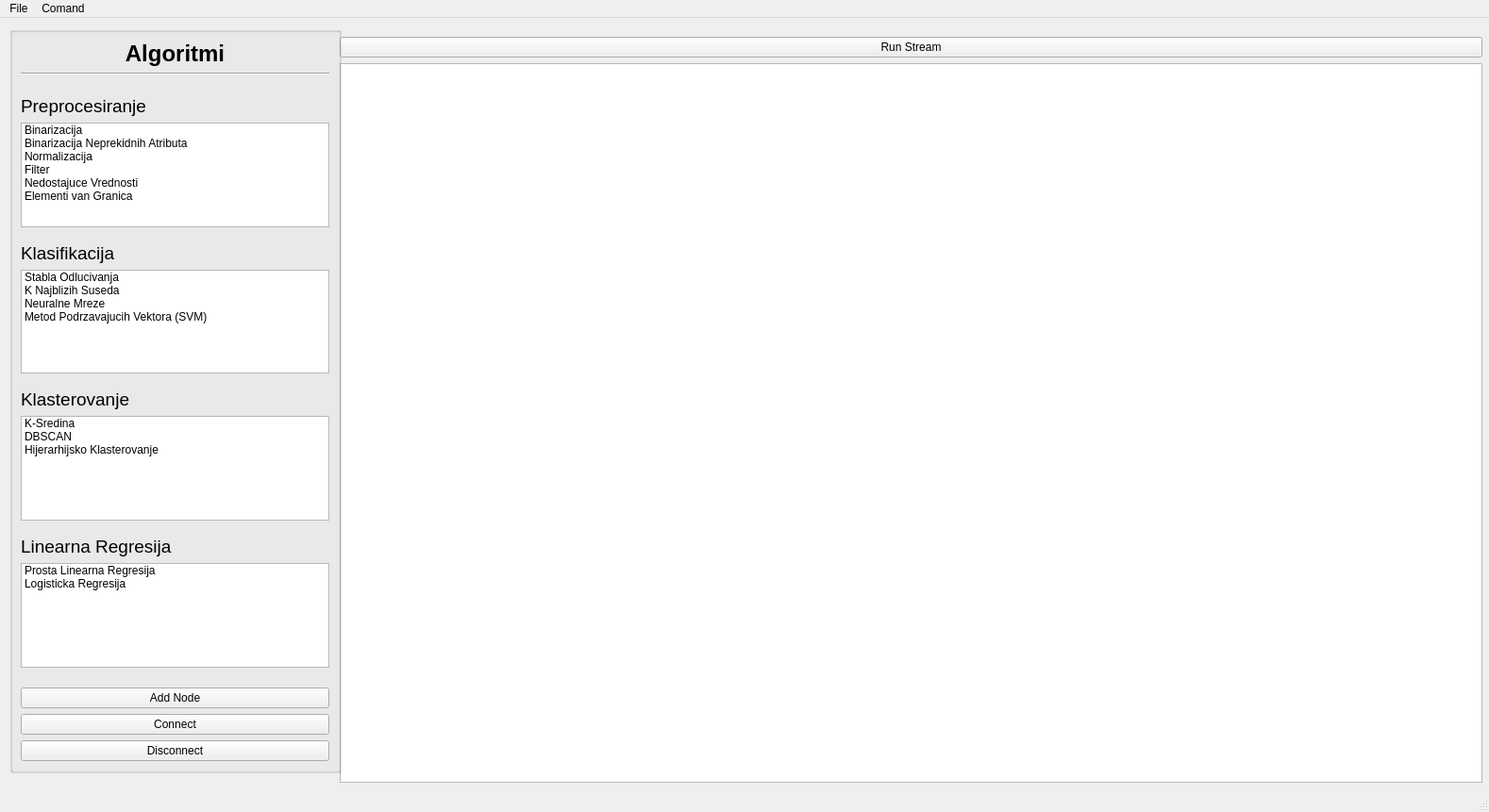
<?xml version="1.0" encoding="UTF-8"?>
<ui version="4.0">
 <class>MainWindow</class>
 <widget class="QMainWindow" name="MainWindow">
  <property name="geometry">
   <rect>
    <x>0</x>
    <y>0</y>
    <width>1578</width>
    <height>861</height>
   </rect>
  </property>
  <property name="windowTitle">
   <string>MainWindow</string>
  </property>
  <widget class="QWidget" name="centralwidget">
   <widget class="QWidget" name="verticalWidget" native="true">
    <property name="geometry">
     <rect>
      <x>360</x>
      <y>20</y>
      <width>1211</width>
      <height>791</height>
     </rect>
    </property>
    <property name="sizePolicy">
     <sizepolicy hsizetype="Expanding" vsizetype="Expanding">
      <horstretch>0</horstretch>
      <verstretch>0</verstretch>
     </sizepolicy>
    </property>
    <layout class="QVBoxLayout" name="verticalLayout">
     <item>
      <widget class="QPushButton" name="RunStreamButton">
       <property name="enabled">
        <bool>true</bool>
       </property>
       <property name="sizePolicy">
        <sizepolicy hsizetype="Expanding" vsizetype="Fixed">
         <horstretch>0</horstretch>
         <verstretch>0</verstretch>
        </sizepolicy>
       </property>
       <property name="baseSize">
        <size>
         <width>0</width>
         <height>0</height>
        </size>
       </property>
       <property name="toolTip">
        <string/>
       </property>
       <property name="text">
        <string>Run Stream</string>
       </property>
      </widget>
     </item>
     <item>
      <widget class="QGraphicsView" name="GlavniTok">
       <property name="dragMode">
        <enum>QGraphicsView::RubberBandDrag</enum>
       </property>
      </widget>
     </item>
    </layout>
   </widget>
   <widget class="QGroupBox" name="groupBox_2">
    <property name="geometry">
     <rect>
      <x>11</x>
      <y>10</y>
      <width>351</width>
      <height>791</height>
     </rect>
    </property>
    <property name="title">
     <string/>
    </property>
    <widget class="QGroupBox" name="verticalGroupBox">
     <property name="geometry">
      <rect>
       <x>-1</x>
       <y>-1</y>
       <width>351</width>
       <height>791</height>
      </rect>
     </property>
     <layout class="QVBoxLayout" name="verticalLayout_2">
      <item>
       <widget class="QLabel" name="label_5">
        <property name="text">
         <string>&lt;html&gt;&lt;head/&gt;&lt;body&gt;&lt;p align=&quot;center&quot;&gt;&lt;span style=&quot; font-size:18pt; font-weight:600;&quot;&gt;Algoritmi&lt;/span&gt;&lt;/p&gt;&lt;/body&gt;&lt;/html&gt;</string>
        </property>
       </widget>
      </item>
      <item>
       <widget class="Line" name="line">
        <property name="orientation">
         <enum>Qt::Horizontal</enum>
        </property>
       </widget>
      </item>
      <item>
       <spacer name="verticalSpacer">
        <property name="orientation">
         <enum>Qt::Vertical</enum>
        </property>
        <property name="sizeType">
         <enum>QSizePolicy::Minimum</enum>
        </property>
        <property name="sizeHint" stdset="0">
         <size>
          <width>20</width>
          <height>15</height>
         </size>
        </property>
       </spacer>
      </item>
      <item>
       <widget class="QLabel" name="label_4">
        <property name="text">
         <string>&lt;html&gt;&lt;head/&gt;&lt;body&gt;&lt;p&gt;&lt;span style=&quot; font-size:14pt;&quot;&gt;Preprocesiranje&lt;/span&gt;&lt;/p&gt;&lt;/body&gt;&lt;/html&gt;</string>
        </property>
       </widget>
      </item>
      <item>
       <widget class="QListWidget" name="LISTA_Preprocesiranje">
        <property name="dragEnabled">
         <bool>true</bool>
        </property>
        <item>
         <property name="text">
          <string>Binarizacija</string>
         </property>
         <property name="foreground">
          <brush brushstyle="NoBrush">
           <color alpha="255">
            <red>88</red>
            <green>160</green>
            <blue>182</blue>
           </color>
          </brush>
         </property>
         <property name="icon">
          <iconset resource="Resources.qrc">
           <normaloff>:/icons/Resources/Icons/preprocesiranje_ikonica.bmp</normaloff>:/icons/Resources/Icons/preprocesiranje_ikonica.bmp</iconset>
         </property>
         <property name="flags">
          <set>ItemIsSelectable|ItemIsDragEnabled|ItemIsDropEnabled|ItemIsUserCheckable|ItemIsEnabled</set>
         </property>
        </item>
        <item>
         <property name="text">
          <string>Binarizacija Neprekidnih Atributa</string>
         </property>
         <property name="foreground">
          <brush brushstyle="NoBrush">
           <color alpha="255">
            <red>80</red>
            <green>160</green>
            <blue>182</blue>
           </color>
          </brush>
         </property>
         <property name="icon">
          <iconset resource="Resources.qrc">
           <normaloff>:/icons/Resources/Icons/preprocesiranje_ikonica.bmp</normaloff>:/icons/Resources/Icons/preprocesiranje_ikonica.bmp</iconset>
         </property>
        </item>
        <item>
         <property name="text">
          <string>Normalizacija</string>
         </property>
         <property name="foreground">
          <brush brushstyle="NoBrush">
           <color alpha="255">
            <red>80</red>
            <green>160</green>
            <blue>182</blue>
           </color>
          </brush>
         </property>
         <property name="icon">
          <iconset resource="Resources.qrc">
           <normaloff>:/icons/Resources/Icons/preprocesiranje_ikonica.bmp</normaloff>:/icons/Resources/Icons/preprocesiranje_ikonica.bmp</iconset>
         </property>
        </item>
        <item>
         <property name="text">
          <string>Filter</string>
         </property>
         <property name="foreground">
          <brush brushstyle="NoBrush">
           <color alpha="255">
            <red>80</red>
            <green>160</green>
            <blue>182</blue>
           </color>
          </brush>
         </property>
         <property name="icon">
          <iconset resource="Resources.qrc">
           <normaloff>:/icons/Resources/Icons/preprocesiranje_ikonica.bmp</normaloff>:/icons/Resources/Icons/preprocesiranje_ikonica.bmp</iconset>
         </property>
        </item>
        <item>
         <property name="text">
          <string>Nedostajuce Vrednosti</string>
         </property>
         <property name="foreground">
          <brush brushstyle="NoBrush">
           <color alpha="255">
            <red>80</red>
            <green>160</green>
            <blue>182</blue>
           </color>
          </brush>
         </property>
         <property name="icon">
          <iconset resource="Resources.qrc">
           <normaloff>:/icons/Resources/Icons/preprocesiranje_ikonica.bmp</normaloff>:/icons/Resources/Icons/preprocesiranje_ikonica.bmp</iconset>
         </property>
        </item>
        <item>
         <property name="text">
          <string>Elementi van Granica</string>
         </property>
         <property name="foreground">
          <brush brushstyle="NoBrush">
           <color alpha="255">
            <red>80</red>
            <green>160</green>
            <blue>182</blue>
           </color>
          </brush>
         </property>
         <property name="icon">
          <iconset resource="Resources.qrc">
           <normaloff>:/icons/Resources/Icons/preprocesiranje_ikonica.bmp</normaloff>:/icons/Resources/Icons/preprocesiranje_ikonica.bmp</iconset>
         </property>
        </item>
       </widget>
      </item>
      <item>
       <spacer name="verticalSpacer_2">
        <property name="orientation">
         <enum>Qt::Vertical</enum>
        </property>
        <property name="sizeType">
         <enum>QSizePolicy::Fixed</enum>
        </property>
        <property name="sizeHint" stdset="0">
         <size>
          <width>20</width>
          <height>10</height>
         </size>
        </property>
       </spacer>
      </item>
      <item>
       <widget class="QLabel" name="label_6">
        <property name="text">
         <string>&lt;html&gt;&lt;head/&gt;&lt;body&gt;&lt;p&gt;&lt;span style=&quot; font-size:14pt;&quot;&gt;Klasifikacija&lt;/span&gt;&lt;/p&gt;&lt;/body&gt;&lt;/html&gt;</string>
        </property>
       </widget>
      </item>
      <item>
       <widget class="QListWidget" name="LISTA_Klasifikacija">
        <property name="tabKeyNavigation">
         <bool>false</bool>
        </property>
        <property name="dragEnabled">
         <bool>true</bool>
        </property>
        <item>
         <property name="text">
          <string>Stabla Odlucivanja</string>
         </property>
         <property name="foreground">
          <brush brushstyle="NoBrush">
           <color alpha="255">
            <red>38</red>
            <green>190</green>
            <blue>35</blue>
           </color>
          </brush>
         </property>
         <property name="icon">
          <iconset resource="Resources.qrc">
           <normaloff>:/icons/Resources/Icons/klasifikacija_ikonica.bmp</normaloff>:/icons/Resources/Icons/klasifikacija_ikonica.bmp</iconset>
         </property>
        </item>
        <item>
         <property name="text">
          <string>K Najblizih Suseda</string>
         </property>
         <property name="foreground">
          <brush brushstyle="NoBrush">
           <color alpha="255">
            <red>38</red>
            <green>190</green>
            <blue>35</blue>
           </color>
          </brush>
         </property>
         <property name="icon">
          <iconset resource="Resources.qrc">
           <normaloff>:/icons/Resources/Icons/klasifikacija_ikonica.bmp</normaloff>:/icons/Resources/Icons/klasifikacija_ikonica.bmp</iconset>
         </property>
        </item>
        <item>
         <property name="text">
          <string>Neuralne Mreze</string>
         </property>
         <property name="foreground">
          <brush brushstyle="NoBrush">
           <color alpha="255">
            <red>38</red>
            <green>190</green>
            <blue>35</blue>
           </color>
          </brush>
         </property>
         <property name="icon">
          <iconset resource="Resources.qrc">
           <normaloff>:/icons/Resources/Icons/klasifikacija_ikonica.bmp</normaloff>:/icons/Resources/Icons/klasifikacija_ikonica.bmp</iconset>
         </property>
        </item>
        <item>
         <property name="text">
          <string>Metod Podrzavajucih Vektora (SVM)</string>
         </property>
         <property name="foreground">
          <brush brushstyle="NoBrush">
           <color alpha="255">
            <red>38</red>
            <green>190</green>
            <blue>35</blue>
           </color>
          </brush>
         </property>
         <property name="icon">
          <iconset resource="Resources.qrc">
           <normaloff>:/icons/Resources/Icons/klasifikacija_ikonica.bmp</normaloff>:/icons/Resources/Icons/klasifikacija_ikonica.bmp</iconset>
         </property>
        </item>
       </widget>
      </item>
      <item>
       <spacer name="verticalSpacer_3">
        <property name="orientation">
         <enum>Qt::Vertical</enum>
        </property>
        <property name="sizeType">
         <enum>QSizePolicy::Fixed</enum>
        </property>
        <property name="sizeHint" stdset="0">
         <size>
          <width>20</width>
          <height>10</height>
         </size>
        </property>
       </spacer>
      </item>
      <item>
       <widget class="QLabel" name="label_7">
        <property name="text">
         <string>&lt;html&gt;&lt;head/&gt;&lt;body&gt;&lt;p&gt;&lt;span style=&quot; font-size:14pt;&quot;&gt;Klasterovanje&lt;/span&gt;&lt;/p&gt;&lt;/body&gt;&lt;/html&gt;</string>
        </property>
       </widget>
      </item>
      <item>
       <widget class="QListWidget" name="LISTA_Klasterovanje">
        <property name="dragEnabled">
         <bool>true</bool>
        </property>
        <item>
         <property name="text">
          <string>K-Sredina</string>
         </property>
         <property name="foreground">
          <brush brushstyle="NoBrush">
           <color alpha="255">
            <red>35</red>
            <green>30</green>
            <blue>184</blue>
           </color>
          </brush>
         </property>
         <property name="icon">
          <iconset resource="Resources.qrc">
           <normaloff>:/icons/Resources/Icons/klsterovanje_ikonica.bmp</normaloff>:/icons/Resources/Icons/klsterovanje_ikonica.bmp</iconset>
         </property>
        </item>
        <item>
         <property name="text">
          <string>DBSCAN</string>
         </property>
         <property name="foreground">
          <brush brushstyle="NoBrush">
           <color alpha="255">
            <red>35</red>
            <green>30</green>
            <blue>184</blue>
           </color>
          </brush>
         </property>
         <property name="icon">
          <iconset resource="Resources.qrc">
           <normaloff>:/icons/Resources/Icons/klsterovanje_ikonica.bmp</normaloff>:/icons/Resources/Icons/klsterovanje_ikonica.bmp</iconset>
         </property>
        </item>
        <item>
         <property name="text">
          <string>Hijerarhijsko Klasterovanje</string>
         </property>
         <property name="foreground">
          <brush brushstyle="NoBrush">
           <color alpha="255">
            <red>35</red>
            <green>30</green>
            <blue>184</blue>
           </color>
          </brush>
         </property>
         <property name="icon">
          <iconset resource="Resources.qrc">
           <normaloff>:/icons/Resources/Icons/klsterovanje_ikonica.bmp</normaloff>:/icons/Resources/Icons/klsterovanje_ikonica.bmp</iconset>
         </property>
        </item>
       </widget>
      </item>
      <item>
       <spacer name="verticalSpacer_4">
        <property name="orientation">
         <enum>Qt::Vertical</enum>
        </property>
        <property name="sizeHint" stdset="0">
         <size>
          <width>20</width>
          <height>40</height>
         </size>
        </property>
       </spacer>
      </item>
      <item>
       <spacer name="verticalSpacer_5">
        <property name="orientation">
         <enum>Qt::Vertical</enum>
        </property>
        <property name="sizeType">
         <enum>QSizePolicy::Fixed</enum>
        </property>
        <property name="sizeHint" stdset="0">
         <size>
          <width>20</width>
          <height>10</height>
         </size>
        </property>
       </spacer>
      </item>
      <item>
       <widget class="QLabel" name="label">
        <property name="text">
         <string>&lt;html&gt;&lt;head/&gt;&lt;body&gt;&lt;p&gt;&lt;span style=&quot; font-size:14pt;&quot;&gt;Linearna Regresija&lt;/span&gt;&lt;/p&gt;&lt;/body&gt;&lt;/html&gt;</string>
        </property>
       </widget>
      </item>
      <item>
       <widget class="QListWidget" name="LISTA_LinReg">
        <property name="dragEnabled">
         <bool>true</bool>
        </property>
        <item>
         <property name="text">
          <string>Prosta Linearna Regresija</string>
         </property>
         <property name="foreground">
          <brush brushstyle="NoBrush">
           <color alpha="255">
            <red>165</red>
            <green>0</green>
            <blue>0</blue>
           </color>
          </brush>
         </property>
         <property name="icon">
          <iconset resource="Resources.qrc">
           <normaloff>:/icons/Resources/Icons/linReg_ikonica.bmp</normaloff>:/icons/Resources/Icons/linReg_ikonica.bmp</iconset>
         </property>
        </item>
        <item>
         <property name="text">
          <string>Logisticka Regresija</string>
         </property>
         <property name="foreground">
          <brush brushstyle="NoBrush">
           <color alpha="255">
            <red>165</red>
            <green>0</green>
            <blue>0</blue>
           </color>
          </brush>
         </property>
         <property name="icon">
          <iconset resource="Resources.qrc">
           <normaloff>:/icons/Resources/Icons/linReg_ikonica.bmp</normaloff>:/icons/Resources/Icons/linReg_ikonica.bmp</iconset>
         </property>
        </item>
       </widget>
      </item>
      <item>
       <spacer name="verticalSpacer_6">
        <property name="orientation">
         <enum>Qt::Vertical</enum>
        </property>
        <property name="sizeType">
         <enum>QSizePolicy::Fixed</enum>
        </property>
        <property name="sizeHint" stdset="0">
         <size>
          <width>20</width>
          <height>15</height>
         </size>
        </property>
       </spacer>
      </item>
      <item>
       <widget class="QPushButton" name="AddNodeButton">
        <property name="text">
         <string>Add Node</string>
        </property>
       </widget>
      </item>
      <item>
       <widget class="QPushButton" name="ConnectButton">
        <property name="text">
         <string>Connect</string>
        </property>
       </widget>
      </item>
      <item>
       <widget class="QPushButton" name="DisconnectButton">
        <property name="text">
         <string>Disconnect</string>
        </property>
       </widget>
      </item>
     </layout>
    </widget>
   </widget>
  </widget>
  <widget class="QMenuBar" name="menubar">
   <property name="geometry">
    <rect>
     <x>0</x>
     <y>0</y>
     <width>1578</width>
     <height>20</height>
    </rect>
   </property>
   <widget class="QMenu" name="menuFil">
    <property name="title">
     <string>File</string>
    </property>
    <addaction name="actionOpen_Stream"/>
    <addaction name="actionSave_Stream"/>
    <addaction name="actionClose_Stream"/>
   </widget>
   <widget class="QMenu" name="menuComand">
    <property name="title">
     <string>Comand</string>
    </property>
    <addaction name="actionRun_Stream"/>
    <addaction name="actionRun_Node"/>
    <addaction name="actionPreview_Data"/>
    <addaction name="actionExport_Data"/>
   </widget>
   <addaction name="menuFil"/>
   <addaction name="menuComand"/>
  </widget>
  <widget class="QStatusBar" name="statusbar"/>
  <action name="actionOpen_Stream">
   <property name="text">
    <string>Open Stream..</string>
   </property>
  </action>
  <action name="actionSave_Stream">
   <property name="text">
    <string>Save Stream...</string>
   </property>
  </action>
  <action name="actionClose_Stream">
   <property name="text">
    <string>Close Stream...</string>
   </property>
  </action>
  <action name="actionRun_Stream">
   <property name="text">
    <string>Run Stream</string>
   </property>
  </action>
  <action name="actionRun_Node">
   <property name="text">
    <string>Run Node</string>
   </property>
  </action>
  <action name="actionPreview_Data">
   <property name="text">
    <string>Preview Data</string>
   </property>
  </action>
  <action name="actionExport_Data">
   <property name="text">
    <string>Export Data</string>
   </property>
  </action>
 </widget>
 <resources>
  <include location="Resources.qrc"/>
 </resources>
 <connections/>
</ui>
